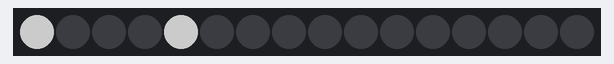
A sketch run on a simulated Arduino Nano, built with avr-gcc and run on an emulated ATmega328P. On the bench: 16 RGB LEDs in strip order, left to right. Dim RGB values are drawn brighter than linear.

Above: at 0.45 s.
At 20.86 s:
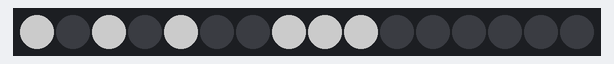
At 41.28 s:
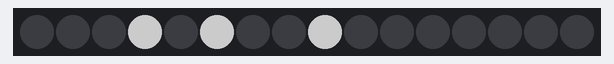
At 61.98 s:
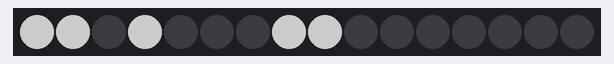
At 81.9 s:
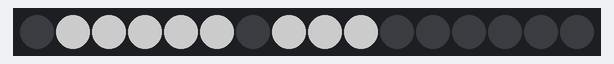
At 129.62 s:
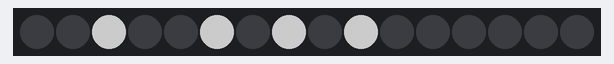

Measured:
- what the display in image 4 shows lasts 11.9 s, from 81.9 s to 93.8 s

The sketch:

ledmatrix_and_definition_version_1.ino
```cpp
// (C) Dylan Hu 2016

#define Ach 0 //defines the "A" column for the tlc5940 -->OUTPUT 0
#define Bch 1 //defines the "B" column for the tlc5940 -->OUTPUT 1
#define Cch 2 //defines the "C" column for the tlc5940 -->OUTPUT 2
#define Dch 3 //defines the "D" column for the tlc5940 -->OUTPUT 3
#define Ech 4 //defines the "E" column for the tlc5940 -->OUTPUT 4
#define Fch 5 //defines the "F" column for the tlc5940 -->OUTPUT 5
#define Gch 6 //defines the "G" column for the tlc5940 -->OUTPUT 6
#define Hch 7 //defines the "H" column for the tlc5940 -->OUTPUT 7
#define Ich 8 //defines the "I" column for the tlc5940 -->OUTPUT 8
#define Jch 9 //defines the "J" column for the tlc5940 -->OUTPUT 9

// set a variable for all LEDs and set the value to 0 for the beginning
int Aa = 0; // Led A row A
int Ba = 0; // Led B row A
int Ca = 0; // Led C row A
int Da = 0; // Led D row A
int Ea = 0; // Led F row A
int Fa = 0; // ""
int Ga = 0; // ""
int Ha = 0; // ""
int Ia = 0; // ""
int Ja = 0; // ""

int Ab = 0; // Led A row B
int Bb = 0; // ""
int Cb = 0; // ""
int Db = 0; // ""
int Eb = 0;
int Fb = 0;
int Gb = 0;
int Hb = 0;
int Ib = 0;
int Jb = 0;

int Ac = 0; //etc
int Bc = 0;
int Cc = 0;
int Dc = 0;
int Ec = 0;
int Fc = 0;
int Gc = 0;
int Hc = 0;
int Ic = 0;
int Jc = 0;

int Ad = 0; // etc
int Bd = 0;
int Cd = 0;
int Dd = 0;
int Ed = 0;
int Fd = 0;
int Gd = 0;
int Hd = 0;
int Id = 0;
int Jd = 0;

int Ae = 0; //etc
int Be = 0;
int Ce = 0;
int De = 0;
int Ee = 0;
int Fe = 0;
int Ge = 0;
int He = 0;
int Ie = 0;
int Je = 0;

#include "Tlc5940.h"  //don't forget to download the Tlc5940 lib from arduino playground ( http://tlc5940arduino.googlecode.com/files/Tlc5940_r014_2.zip )
#define RowOne 8      //Gate of 1.MOSFET which connects to Row "a" (anodes of all LEDs in Row "a")
#define RowTwo 7      //Gate of 2.MOSFET which connects to Row "b" (anodes of all LEDS in Row "b")
#define RowThree 6    //Gate of 3.MOSFET which connects to Row "c" (anodes of all LEDs in Row "c")
#define RowFour 5     //Gate of 4.MOSFET which connects to Row "d" (anodes of all LEDs in Row "d")
#define RowFive 4     //Gate of 5.MOSFET which connects to Row "e" (anodes of all LEDs in Row "e")


int RowDuration = 1;     // ON time of each Row in miliseconds
int row = 0;                // starting with Row 0 (Row "a")
int bright = 1750;          // set brightness for all LEDs(4095=20mA, 0=0ma, 1000=4.88mA,....). If you want individually brightness for a LED you have to change the value in tab "function"
int notbright = 0;
int timeThing = 0;
int timeThing2 = 0;
int timeThing3 = 0;
int timeToTalk = 30000;

void setup() {
  pinMode(RowOne, OUTPUT);  // declare arduino nano pin 8(RowOne) as OUTPUT
  pinMode(RowTwo, OUTPUT);  // declare arduino nano pin 7(RowTwo) as OUTPUT
  pinMode(RowThree, OUTPUT);// declare arduino nano pin 6(RowThree) as OUTPUT
  pinMode(RowFour, OUTPUT); // declare arduino nano pin 5(RowFour) as OUTPUT
  pinMode(RowFive, OUTPUT); // declare arduino nano pin 4(RowFive) as OUTPUT
  Tlc.init();               // configures the arduino to use the tlc5940, be sure to connect the arduino correctly to the tlc
}

void loop() {
  // put your main code here, to run repeatedly:
  while (timeThing < 15000) { //This is the 'Introduction' section of WMMM
    reset();
    delay(RowDuration);
    if (row == 0) {
      Me_1();
    }
    if (row == 1) {
      Me_2();
    }
    if (row == 2) {
      Me_3();
    }
    if (row == 3) {
      Me_4();
    }
    if (row == 4) {
      Me_5();
    }
    matrixUpdate(row);
    row++;
    if (row == 5) {
      row = 0;
    }
    timeThing = timeThing + RowDuration + 2;
  }

  timeThing = 0;
  row = 0;
  reset();

  //THIS IS THE MY PAST THING
  while (timeThing < 7000) { //2004 animation
    while (timeThing2 < 1000) { //This is '2004'
      reset();
      delay(RowDuration);
      if (row == 0) {
        Me2004_1_1();
      }
      if (row == 1) {
        Me2004_1_2();
      }
      if (row == 2) {
        Me2004_1_3();
      }
      if (row == 3) {
        Me2004_1_4();
      }
      if (row == 4) {
        Me2004_1_5();
      }
      matrixUpdate(row);
      row++;
      if (row == 5) {
        row = 0;
      }
      timeThing2 = timeThing2 + RowDuration + 2;
      timeThing = timeThing + RowDuration + 2;
    }

    row = 0;
    timeThing2 = 0;

    while (timeThing2 < 500) { //'2004'
      reset();
      delay(RowDuration);
      if (row == 0) {
        Me2004_2_1();
      }
      if (row == 1) {
        Me2004_2_2();
      }
      if (row == 2) {
        Me2004_2_3();
      }
      if (row == 3) {
        Me2004_2_4();
      }
      if (row == 4) {
        Me2004_2_5();
      }
      matrixUpdate(row);
      row++;
      if (row == 5) {
        row = 0;
      }
      timeThing2 = timeThing2 + RowDuration + 2;
      timeThing = timeThing + RowDuration + 2;
    }

    row = 0;
    timeThing2 = 0;

    while (timeThing2 < 1000) { //'2004'
      reset();
      delay(RowDuration);
      if (row == 0) {
        Me2004_3_1();
      }
      if (row == 1) {
        Me2004_3_2();
      }
      if (row == 2) {
        Me2004_3_3();
      }
      if (row == 3) {
        Me2004_3_4();
      }
      if (row == 4) {
        Me2004_3_5();
      }
      matrixUpdate(row);
      row++;
      if (row == 5) {
        row = 0;
      }
      timeThing2 = timeThing2 + RowDuration + 2;
      timeThing = timeThing + RowDuration + 2;
    }

    row = 0;
    timeThing2 = 0;

    while (timeThing2 < 500) { //'2004'
      reset();
      delay(RowDuration);
      if (row == 0) {
        Me2004_4_1();
      }
      if (row == 1) {
        Me2004_4_2();
      }
      if (row == 2) {
        Me2004_4_3();
      }
      if (row == 3) {
        Me2004_4_4();
      }
      if (row == 4) {
        Me2004_4_5();
      }
      matrixUpdate(row);
      row++;
      if (row == 5) {
        row = 0;
      }
      timeThing2 = timeThing2 + RowDuration + 2;
      timeThing = timeThing + RowDuration + 2;
    }

    row = 0;
    timeThing2 = 0;
  }

  row = 0;
  timeThing2 = 0;

  while (timeThing2 < 6000) { //I am the only child thing
    reset();
    delay(RowDuration);
    if (row == 0) {
      MeOnlyChild_1();
    }
    if (row == 1) {
      MeOnlyChild_2();
    }
    if (row == 2) {
      MeOnlyChild_3();
    }
    if (row == 3) {
      MeOnlyChild_4();
    }
    if (row == 4) {
      MeOnlyChild_5();
    }
    matrixUpdate(row);
    row++;
    if (row == 5) {
      row = 0;
    }
    timeThing2 = timeThing2 + RowDuration + 2;
    timeThing = timeThing + RowDuration + 2;
  }

  row = 0;
  timeThing2 = 0;

  while (timeThing2 < 8000) { //thomas the train
    reset();
    delay(RowDuration);
    if (row == 0) {
      Train_1();
    }
    if (row == 1) {
      Train_2();
    }
    if (row == 2) {
      Train_3();
    }
    if (row == 3) {
      Train_4();
    }
    if (row == 5) {
      Train_5();
    }
    matrixUpdate(row);
    row++;
    if (row == 5) {
      row = 0;
    }
    timeThing2 = timeThing2 + RowDuration + 2;
    timeThing = timeThing + RowDuration + 2;
  }

  row = 0;
  timeThing2 = 0;

  while (timeThing2 < 6000) { //PS6
    reset();
    delay(RowDuration);
    if (row == 0) {
      PS6_1();
    }
    if (row == 1) {
      PS6_2();
    }
    if (row == 2) {
      PS6_3();
    }
    if (row == 3) {
      PS6_4();
    }
    if (row == 4) {
      PS6_5();
    }
    matrixUpdate(row);
    row++;
    if (row == 5) {
      row = 0;
    }
    timeThing2 = timeThing2 + RowDuration + 2;
    timeThing = timeThing + RowDuration + 2;
  }

  timeThing = 0;
  timeThing2 = 0;
  row = 0;
  reset();

  //PRESENT THING
  while (timeThing2 < 10000) { //UNIS
    while (timeThing3 < 1000) {
      reset();
      delay(RowDuration);
      if (row == 0) {
        UNIS_1_1();
      }
      if (row == 1) {
        UNIS_1_2();
      }
      if (row == 2) {
        UNIS_1_3();
      }
      if (row == 3) {
        UNIS_1_4();
      }
      if (row == 4) {
        UNIS_1_5();
      }
      matrixUpdate(row);
      row++;
      if (row == 5) {
        row = 0;
      }
      timeThing3 = timeThing3 + RowDuration + 2;
      timeThing2 = timeThing2 + RowDuration + 2;
      timeThing = timeThing + RowDuration + 2;
    }

    row = 0;
    timeThing3 = 0;

    while (timeThing3 < 1000) {
      reset();
      delay(RowDuration);
      if (row == 0) {
        UNIS_2_1();
      }
      if (row == 1) {
        UNIS_2_2();
      }
      if (row == 2) {
        UNIS_2_3();
      }
      if (row == 3) {
        UNIS_2_4();
      }
      if (row == 4) {
        UNIS_2_5();
      }
      matrixUpdate(row);
      row++;
      if (row == 5) {
        row = 0;
      }
      timeThing3 = timeThing3 + RowDuration + 2;
      timeThing2 = timeThing2 + RowDuration + 2;
      timeThing = timeThing + RowDuration + 2;
    }

    row = 0;
    timeThing3 = 0;
  }

  row = 0;
  timeThing = 0;
  timeThing2 = 0;
  timeThing3 = 0;
  reset();

  while (timeThing < 8000) { // SWIMMING
    while (timeThing2 < 1000) {
      reset();
      delay(RowDuration);
      if (row == 0) {
        SWIM_1_1();
      }
      if (row == 1) {
        SWIM_1_2();
      }
      if (row == 2) {
        SWIM_1_3();
      }
      if (row == 3) {
        SWIM_1_4();
      }
      if (row == 4) {
        SWIM_1_5();
      }
      matrixUpdate(row);
      row++;
      if (row == 5) {
        row = 0;
      }
      timeThing = timeThing + RowDuration + 2;
      timeThing2 = timeThing2 + RowDuration + 2;
    }

    row = 0;
    timeThing2 = 0;

    while (timeThing2 < 1000) {
      reset();
      delay(RowDuration);
      if (row == 0) {
        SWIM_2_1();
      }
      if (row == 1) {
        SWIM_2_2();
      }
      if (row == 2) {
        SWIM_2_3();
      }
      if (row == 3) {
        SWIM_2_4();
      }
      if (row == 4) {
        SWIM_2_5();
      }
      matrixUpdate(row);
      row++;
      if (row == 5) {
        row = 0;
      }
      timeThing = timeThing + RowDuration + 2;
      timeThing2 = timeThing2 + RowDuration + 2;
    }
  }

  timeThing = 0;
  timeThing2 = 0;
  row = 0;

  //FUTURE
  while (timeThing > 90000) {
    reset();
    delay(RowDuration);
    if (row == 0) {
      STRONG_1();
    }
    if (row == 1) {
      STRONG_2();
    }
    if (row == 2) {
      STRONG_3();
    }
    if (row == 3) {
      STRONG_4();
    }
    if (row == 4) {
      STRONG_5();
    }
    matrixUpdate(row);
    row++;
    if (row == 5) {
      row = 0;
    }
    timeThing = timeThing + RowDuration + 2;
  }

  row = 0;
  timeThing = 0;
}
```

Source omitted: function.ino (11405 bytes)
